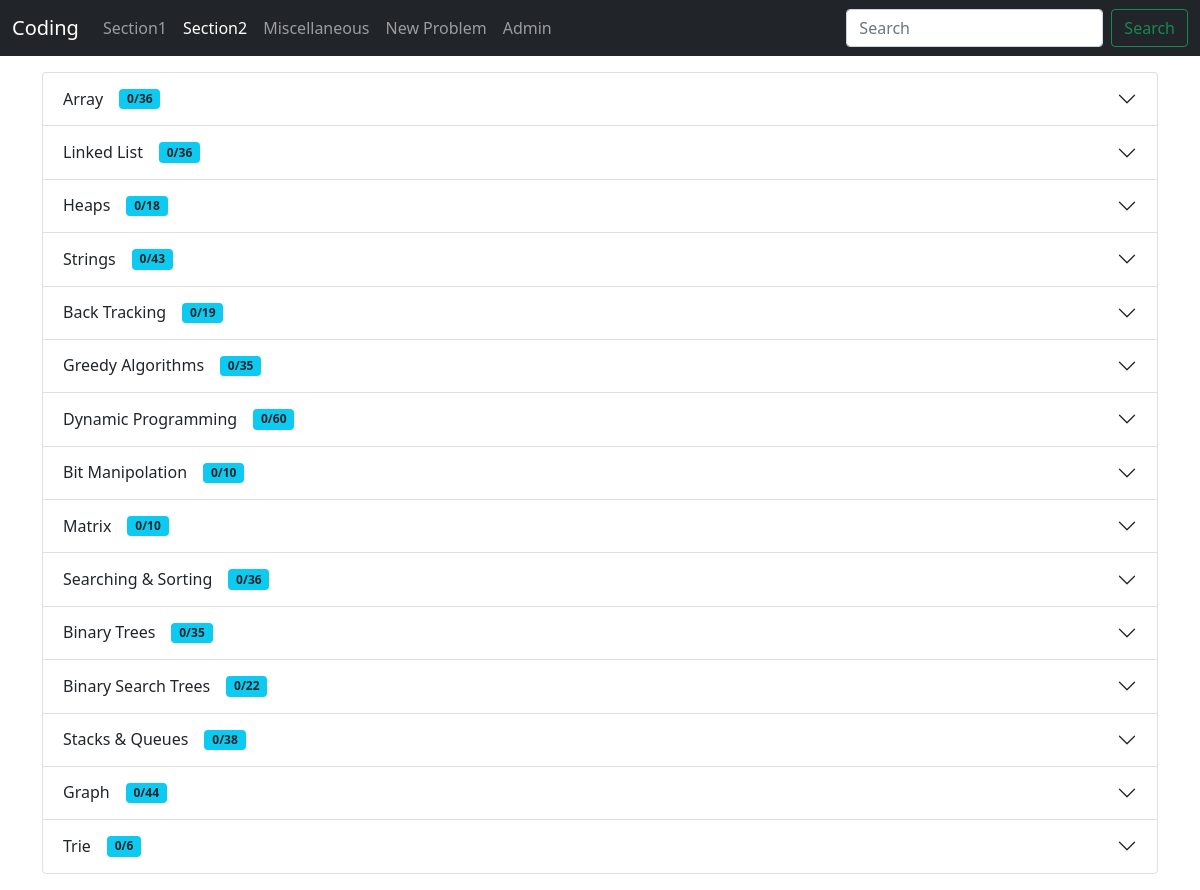
Screenshot of /codingproblems/section2 with the database file from the repository.
### codingproblems/models.py (models this page shows)
class Category(models.Model):
    cat = models.CharField(max_length=128)
    def __str__(self):
        return f"{self.cat}"

### codingproblems/views.py (the view)
# urls.py: url(r'section2', views.section2, name='section2'),
def section2(request):
    try:
        categories = Category.objects.all()
        auth = Author.objects.filter(auth='Section2')[0]
        problems_list = []
        for category in categories:
            coding_problems = CodingProblem.objects.filter(cat=category, auth=auth)
            solved_coding_problems = CodingProblem.objects.filter(cat=category, auth=auth, status=True)
            if len(coding_problems)>0:
                problems_list.append({'category': category,
                                    'problems':coding_problems,
                                    'no_of_solved_problems': len(solved_coding_problems)})
        context = {
            'problems_list' : problems_list,
            'heading':'Section2'
        }
        return render(request, 'codingproblems/index.html', context)
    except:
        messages.warning(request, 'Some error occoured')
        return redirect('/')

### codingproblems/templatetags/searchurl.py (called while the page is built)
def searchurl(value):
    return value.replace(' ', '+')

### templates/codingproblems/index.html (shortened to what this page needs)
<!doctype html>
{% extends "base.html" %}
{% load searchurl %}
{% block section1active %}
{% endblock %}
{% block section2active %}
{% if heading == "Section2" %} active {% endif %}
{% endblock %}
{% block miscellaneousactive %}
{% endblock %}
{% block body %}
<div class="container">
  <div class="accordion my-3" id="accordionExample">
    {% for category_wise_list in problems_list %}
    <div class="accordion-item">
      <h2 class="accordion-header" id="heading{{forloop.counter}}">
        <button class="accordion-button collapsed" type="button" data-bs-toggle="collapse" data-bs-target="#collapse{{forloop.counter}}" aria-expanded="false" aria-controls="collapse{{forloop.counter}}">
          {{category_wise_list.category}} <span class="badge bg-info text-dark mx-3">{{category_wise_list.no_of_solved_problems}}/{{category_wise_list.problems|length}}</span>
        </button>
      </h2>
    </div>
    {% endfor %}
  </div>
  {% endblock %}

### rows the page displays
Category: category "Array", no_of_solved_problems "0", problems|length "36"
Category: category "Linked List", no_of_solved_problems "0", problems|length "36"
Category: category "Heaps", no_of_solved_problems "0", problems|length "18"
Category: category "Strings", no_of_solved_problems "0", problems|length "43"
Category: category "Back Tracking", no_of_solved_problems "0", problems|length "19"
Category: category "Greedy Algorithms", no_of_solved_problems "0", problems|length "35"
Category: category "Dynamic Programming", no_of_solved_problems "0", problems|length "60"
Category: category "Bit Manipolation", no_of_solved_problems "0", problems|length "10"
Category: category "Matrix", no_of_solved_problems "0", problems|length "10"
Category: category "Searching & Sorting", no_of_solved_problems "0", problems|length "36"
Category: category "Binary Trees", no_of_solved_problems "0", problems|length "35"
Category: category "Binary Search Trees", no_of_solved_problems "0", problems|length "22"
Category: category "Stacks & Queues", no_of_solved_problems "0", problems|length "38"
Category: category "Graph", no_of_solved_problems "0", problems|length "44"
Category: category "Trie", no_of_solved_problems "0", problems|length "6"
